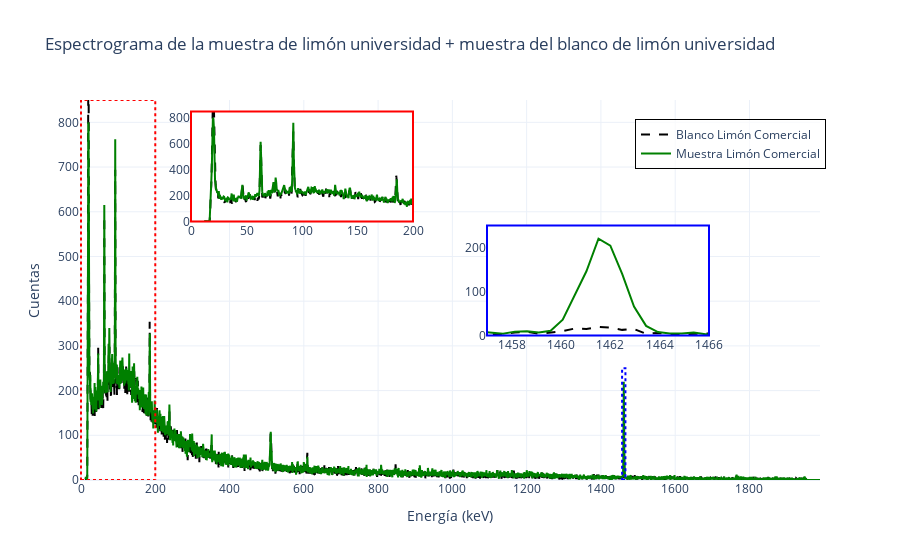
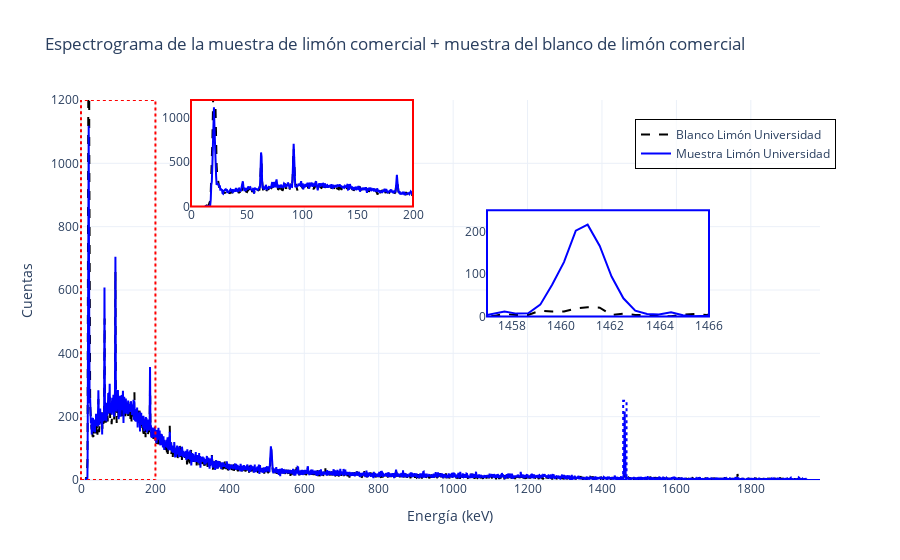
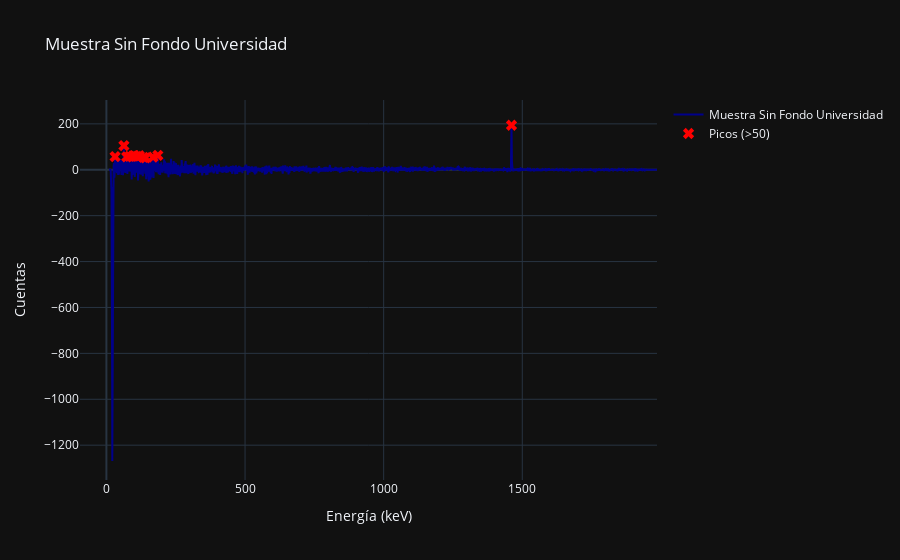
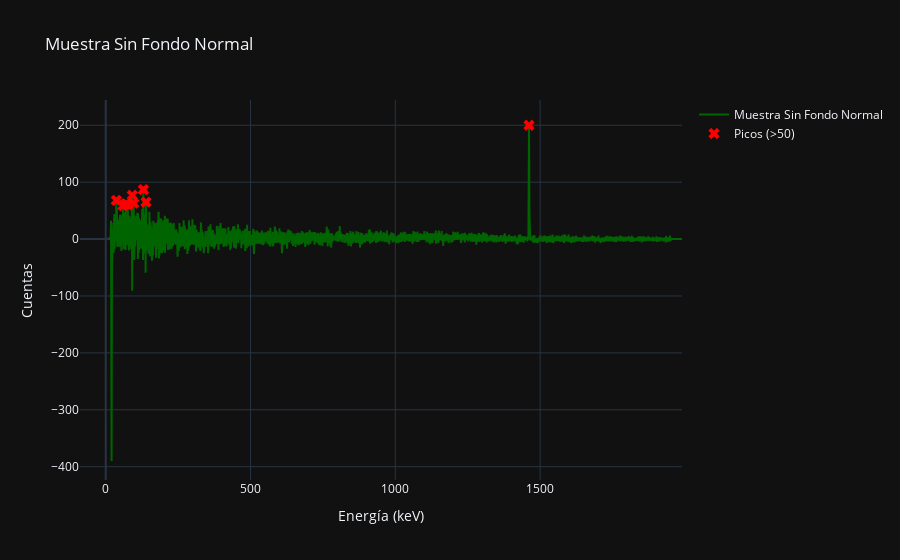

Notebook code cell kept with these figures, in order:
### Markdown cell above
## 1. Representación del espectrograma gamma obtenido y detección automática de picos.

### Code cell
import pandas as pd # Librería para trabjar con los archivos csv
import plotly.graph_objects as go # Esta librería nos permite generar gráficos interactivos, lo que hará que podamos seleccionar mejor las zonas donde existen los picos para poder compararlas entre sí
from scipy.signal import find_peaks # Esta librería es la que nos da los picos del csv con determinadas condiciones.
from plotly.subplots import make_subplots

# Cargamos los archivos CSV que obtuvimos del espectrometro gamma
# Necesitamos el enconding ya que el archivo no le lee como UTF-8 que es el que está por defecto en el comando
# Muestras

muestra_uib = pd.read_csv(r"C:\Users\kobej\OneDrive\Documentos\TFG\TFG_github\G1_Zumo_Limon_UIB.csv", encoding='ISO-8859-1') 
muestra_comercial = pd.read_csv(r"C:\Users\kobej\OneDrive\Documentos\TFG\TFG_github\G1_Zumo_Limon.csv", encoding='ISO-8859-1')

# Blancos

blanco_comercial = pd.read_csv(r"C:\Users\kobej\OneDrive\Documentos\TFG\TFG_github\G1_Blanco Limon.csv", encoding='ISO-8859-1')
blanco_uib = pd.read_csv(r"C:\Users\kobej\OneDrive\Documentos\TFG\TFG_github\G1_Blanco-limon-uib.csv", encoding='ISO-8859-1')

# Accedemos a las columnas 'Energía (keV)' y 'Cuentas' para representarlas.

energia_mcom = muestra_comercial['Energía (keV)']
cuentas_mcom = muestra_comercial['Cuentas']
energia_muib = muestra_uib['Energía (keV)']
cuentas_muib = muestra_uib['Cuentas']

energia_bcom = blanco_comercial['Energía (keV)']
cuentas_bcom = blanco_comercial['Cuentas']
energia_buib = blanco_uib['Energía (keV)']
cuentas_buib = blanco_uib['Cuentas']

# Ahora haremos la resta automática (esta no sustituye a la manual pero nos da una idea de cómo se verán las cosas)

cuentas_sfcom = cuentas_mcom - cuentas_bcom
cuentas_sfuib = cuentas_muib - cuentas_buib

# Ahora con estas cuentas sin fondo podremos detectar de manera automática dónde se encuentran los picos y facilitar su identificación

# Creamos la función que detecta los picos gracias a la función ya creada de la librería scypy
def detectar_picos(cuentas_sin_fondo, altura_minima=50, distancia_minima=10):
    picos, propiedades = find_peaks(cuentas_sin_fondo, height=altura_minima, distance=distancia_minima)
    valores_picos = propiedades['peak_heights'] # Nos da la altura del pico, dentro de propiedades hay más datos sobre el pico pero nos interesa sólo este.
    return picos, valores_picos

# Detectamos los picos solo en muestras sin fondo con altura > 50, ya que son las que nos aportarán información relevante ya que no detecta bien los picos del espectrograma debido a su forma.
picos_normal, valores_picos_normal = detectar_picos(cuentas_sfcom)
picos_universidad, valores_picos_universidad = detectar_picos(cuentas_sfuib)

# Crearemos ahora 4 gráficas que nos facilitarán el trabajo

# === FIGURA 1: Comercial ===
fig1 = go.Figure()

# Trazas principales
fig1.add_trace(go.Scatter(x=energia_bcom, y=cuentas_bcom, mode='lines',
                          name='Blanco Limón Comercial', line=dict(color='black', dash='dash')))
fig1.add_trace(go.Scatter(x=energia_mcom, y=cuentas_mcom, mode='lines',
                          name='Muestra Limón Comercial', line=dict(color='green')))

# Inset 1
fig1.add_trace(go.Scatter(x=energia_bcom, y=cuentas_bcom, mode='lines',
                          line=dict(color='black', dash='dash'), showlegend=False,
                          xaxis='x2', yaxis='y2'))
fig1.add_trace(go.Scatter(x=energia_mcom, y=cuentas_mcom, mode='lines',
                          line=dict(color='green'), showlegend=False,
                          xaxis='x2', yaxis='y2'))

# Inset 2
fig1.add_trace(go.Scatter(x=energia_bcom, y=cuentas_bcom, mode='lines',
                          line=dict(color='black', dash='dash'), showlegend=False,
                          xaxis='x3', yaxis='y3'))
fig1.add_trace(go.Scatter(x=energia_mcom, y=cuentas_mcom, mode='lines',
                          line=dict(color='green'), showlegend=False,
                          xaxis='x3', yaxis='y3'))

# Layout
fig1.update_layout(
    title="Espectrograma de la muestra de limón universidad + muestra del blanco de limón universidad",
    xaxis=dict(title="Energía (keV)"),
    yaxis=dict(title="Cuentas", range=[0, 850]),
    template="plotly_white",
    legend=dict(x=0.75, y=0.95, bgcolor="rgba(255,255,255,0.7)", bordercolor="black", borderwidth=1),

    # Inset positions
    xaxis2=dict(domain=[0.15, 0.45], anchor='y2', range=[0, 200], showgrid=False),
    yaxis2=dict(domain=[0.68, 0.97], anchor='x2', range=[0, 850], showgrid=False),

    xaxis3=dict(domain=[0.55, 0.85], anchor='y3', range=[1457, 1466], showgrid=False),
    yaxis3=dict(domain=[0.38, 0.67], anchor='x3', range=[0, 250], showgrid=False),

    shapes=[
        # Marco zona principal 0–200
        dict(type="rect", xref="x", yref="y", x0=0, x1=200, y0=0, y1=850,
             line=dict(color="red", width=2, dash="dot")),
        # Marco del inset correspondiente
        dict(type="rect", xref="x2 domain", yref="y2 domain", x0=0, x1=1, y0=0, y1=1,
             line=dict(color="red", width=2)),

        # Marco zona principal 1457–1486
        dict(type="rect", xref="x", yref="y", x0=1457, x1=1466, y0=0, y1=250,
             line=dict(color="blue", width=2, dash="dot")),
        # Marco del inset correspondiente
        dict(type="rect", xref="x3 domain", yref="y3 domain", x0=0, x1=1, y0=0, y1=1,
             line=dict(color="blue", width=2)),
    ]
)

# === FIGURA 2: Universidad ===
fig2 = go.Figure()

# Trazas principales
fig2.add_trace(go.Scatter(x=energia_buib, y=cuentas_buib, mode='lines',
                          name='Blanco Limón Universidad', line=dict(color='black', dash='dash')))
fig2.add_trace(go.Scatter(x=energia_muib, y=cuentas_muib, mode='lines',
                          name='Muestra Limón Universidad', line=dict(color='blue')))

# Inset 1
fig2.add_trace(go.Scatter(x=energia_buib, y=cuentas_buib, mode='lines',
                          line=dict(color='black', dash='dash'), showlegend=False,
                          xaxis='x2', yaxis='y2'))
fig2.add_trace(go.Scatter(x=energia_muib, y=cuentas_muib, mode='lines',
                          line=dict(color='blue'), showlegend=False,
                          xaxis='x2', yaxis='y2'))

# Inset 2
fig2.add_trace(go.Scatter(x=energia_buib, y=cuentas_buib, mode='lines',
                          line=dict(color='black', dash='dash'), showlegend=False,
                          xaxis='x3', yaxis='y3'))
fig2.add_trace(go.Scatter(x=energia_muib, y=cuentas_muib, mode='lines',
                          line=dict(color='blue'), showlegend=False,
                          xaxis='x3', yaxis='y3'))

# Layout
fig2.update_layout(
    title="Espectrograma de la muestra de limón comercial + muestra del blanco de limón comercial",
    xaxis=dict(title="Energía (keV)"),
    yaxis=dict(title="Cuentas", range=[0, 1200]),
    template="plotly_white",
    legend=dict(x=0.75, y=0.95, bgcolor="rgba(255,255,255,0.7)", bordercolor="black", borderwidth=1),

    # Inset positions (más arriba)
    xaxis2=dict(domain=[0.15, 0.45], anchor='y2', range=[0, 200], showgrid=False),
    yaxis2=dict(domain=[0.72, 1.0], anchor='x2', range=[0, 1200], showgrid=False),

    xaxis3=dict(domain=[0.55, 0.85], anchor='y3', range=[1457, 1466], showgrid=False),
    yaxis3=dict(domain=[0.43, 0.71], anchor='x3', range=[0, 250], showgrid=False),

    shapes=[
        # Marco zona principal 0–200
        dict(type="rect", xref="x", yref="y", x0=0, x1=200, y0=0, y1=1200,
             line=dict(color="red", width=2, dash="dot")),
        # Marco del inset correspondiente
        dict(type="rect", xref="x2 domain", yref="y2 domain", x0=0, x1=1, y0=0, y1=1,
             line=dict(color="red", width=2)),

        # Marco zona principal 1457–1486
        dict(type="rect", xref="x", yref="y", x0=1457, x1=1466, y0=0, y1=250,
             line=dict(color="blue", width=2, dash="dot")),
        # Marco del inset correspondiente
        dict(type="rect", xref="x3 domain", yref="y3 domain", x0=0, x1=1, y0=0, y1=1,
             line=dict(color="blue", width=2)),
    ]
)
# Gráfica 3: Muestra sin fondo UIB con picos
fig3 = go.Figure()
fig3.add_trace(go.Scatter(x=energia_muib, y=cuentas_sfuib, mode='lines', name='Muestra Sin Fondo Universidad', line=dict(color='darkblue')))
fig3.add_trace(go.Scatter(x=energia_muib[picos_universidad], y=valores_picos_universidad, mode='markers', name='Picos (>50)', marker=dict(color='red', symbol='x', size=10)))
fig3.update_layout(title="Muestra Sin Fondo Universidad", xaxis_title="Energía (keV)", yaxis_title="Cuentas", template="plotly_dark", showlegend=True)

# Gráfica 4: Muestra sin fondo comercial con picos
fig4 = go.Figure()
fig4.add_trace(go.Scatter(x=energia_mcom, y=cuentas_sfcom, mode='lines', name='Muestra Sin Fondo Normal', line=dict(color='darkgreen')))
fig4.add_trace(go.Scatter(x=energia_mcom[picos_normal], y=valores_picos_normal, mode='markers', name='Picos (>50)', marker=dict(color='red', symbol='x', size=10)))
fig4.update_layout(title="Muestra Sin Fondo Normal", xaxis_title="Energía (keV)", yaxis_title="Cuentas", template="plotly_dark", showlegend=True)

# Mostramos las gráficas + la información relevante de los picos

fig1.show()
fig2.show()

fig3.show()

print("Picos en la muestra sin fondo comercial (cuentas > 50):")
for energia, cuentas in zip(energia_mcom[picos_normal], valores_picos_normal):
    print(f"Energía (keV): {energia}, Cuentas: {cuentas:.0f}")

fig4.show()



print("Picos en la muestra sin fondo UIB (cuentas > 50):")
for energia, cuentas in zip(energia_muib[picos_universidad], valores_picos_universidad):
    print(f"Energía (keV): {energia}, Cuentas: {cuentas:.0f}")

### Figure 1 — Plotly figure (JSON) as saved in the notebook; plotly's stock layout.template omitted (floating-point values rounded to 4 significant figures; data arrays with more than 128 entries replaced by an {"elided": "..."} marker saying what was removed)
{"data": [{"line": {"color": "black", "dash": "dash"}, "mode": "lines", "name": "Blanco Limón Comercial", "type": "scatter", "x": {"elided": "4096 float values"}, "y": {"elided": "4096 int values"}}, {"line": {"color": "green"}, "mode": "lines", "name": "Muestra Limón Comercial", "type": "scatter", "x": {"elided": "4096 float values"}, "y": {"elided": "4096 int values"}}, {"line": {"color": "black", "dash": "dash"}, "mode": "lines", "showlegend": false, "type": "scatter", "x": {"elided": "4096 float values"}, "xaxis": "x2", "y": {"elided": "4096 int values"}, "yaxis": "y2"}, {"line": {"color": "green"}, "mode": "lines", "showlegend": false, "type": "scatter", "x": {"elided": "4096 float values"}, "xaxis": "x2", "y": {"elided": "4096 int values"}, "yaxis": "y2"}, {"line": {"color": "black", "dash": "dash"}, "mode": "lines", "showlegend": false, "type": "scatter", "x": {"elided": "4096 float values"}, "xaxis": "x3", "y": {"elided": "4096 int values"}, "yaxis": "y3"}, {"line": {"color": "green"}, "mode": "lines", "showlegend": false, "type": "scatter", "x": {"elided": "4096 float values"}, "xaxis": "x3", "y": {"elided": "4096 int values"}, "yaxis": "y3"}], "layout": {"legend": {"bgcolor": "rgba(255,255,255,0.7)", "bordercolor": "black", "borderwidth": 1, "x": 0.75, "y": 0.95}, "shapes": [{"line": {"color": "red", "dash": "dot", "width": 2}, "type": "rect", "x0": 0, "x1": 200, "xref": "x", "y0": 0, "y1": 850, "yref": "y"}, {"line": {"color": "red", "width": 2}, "type": "rect", "x0": 0, "x1": 1, "xref": "x2 domain", "y0": 0, "y1": 1, "yref": "y2 domain"}, {"line": {"color": "blue", "dash": "dot", "width": 2}, "type": "rect", "x0": 1457, "x1": 1466, "xref": "x", "y0": 0, "y1": 250, "yref": "y"}, {"line": {"color": "blue", "width": 2}, "type": "rect", "x0": 0, "x1": 1, "xref": "x3 domain", "y0": 0, "y1": 1, "yref": "y3 domain"}], "title": {"text": "Espectrograma de la muestra de limón universidad + muestra del blanco de limón universidad"}, "xaxis": {"title": {"text": "Energía (keV)"}}, "xaxis2": {"anchor": "y2", "domain": [0.15, 0.45], "range": [0, 200], "showgrid": false}, "xaxis3": {"anchor": "y3", "domain": [0.55, 0.85], "range": [1457, 1466], "showgrid": false}, "yaxis": {"range": [0, 850], "title": {"text": "Cuentas"}}, "yaxis2": {"anchor": "x2", "domain": [0.68, 0.97], "range": [0, 850], "showgrid": false}, "yaxis3": {"anchor": "x3", "domain": [0.38, 0.67], "range": [0, 250], "showgrid": false}}}

### Figure 2 — Plotly figure (JSON) as saved in the notebook; plotly's stock layout.template omitted (floating-point values rounded to 4 significant figures; data arrays with more than 128 entries replaced by an {"elided": "..."} marker saying what was removed)
{"data": [{"line": {"color": "black", "dash": "dash"}, "mode": "lines", "name": "Blanco Limón Universidad", "type": "scatter", "x": {"elided": "4096 float values"}, "y": {"elided": "4096 int values"}}, {"line": {"color": "blue"}, "mode": "lines", "name": "Muestra Limón Universidad", "type": "scatter", "x": {"elided": "4096 float values"}, "y": {"elided": "4096 int values"}}, {"line": {"color": "black", "dash": "dash"}, "mode": "lines", "showlegend": false, "type": "scatter", "x": {"elided": "4096 float values"}, "xaxis": "x2", "y": {"elided": "4096 int values"}, "yaxis": "y2"}, {"line": {"color": "blue"}, "mode": "lines", "showlegend": false, "type": "scatter", "x": {"elided": "4096 float values"}, "xaxis": "x2", "y": {"elided": "4096 int values"}, "yaxis": "y2"}, {"line": {"color": "black", "dash": "dash"}, "mode": "lines", "showlegend": false, "type": "scatter", "x": {"elided": "4096 float values"}, "xaxis": "x3", "y": {"elided": "4096 int values"}, "yaxis": "y3"}, {"line": {"color": "blue"}, "mode": "lines", "showlegend": false, "type": "scatter", "x": {"elided": "4096 float values"}, "xaxis": "x3", "y": {"elided": "4096 int values"}, "yaxis": "y3"}], "layout": {"legend": {"bgcolor": "rgba(255,255,255,0.7)", "bordercolor": "black", "borderwidth": 1, "x": 0.75, "y": 0.95}, "shapes": [{"line": {"color": "red", "dash": "dot", "width": 2}, "type": "rect", "x0": 0, "x1": 200, "xref": "x", "y0": 0, "y1": 1200, "yref": "y"}, {"line": {"color": "red", "width": 2}, "type": "rect", "x0": 0, "x1": 1, "xref": "x2 domain", "y0": 0, "y1": 1, "yref": "y2 domain"}, {"line": {"color": "blue", "dash": "dot", "width": 2}, "type": "rect", "x0": 1457, "x1": 1466, "xref": "x", "y0": 0, "y1": 250, "yref": "y"}, {"line": {"color": "blue", "width": 2}, "type": "rect", "x0": 0, "x1": 1, "xref": "x3 domain", "y0": 0, "y1": 1, "yref": "y3 domain"}], "title": {"text": "Espectrograma de la muestra de limón comercial + muestra del blanco de limón comercial"}, "xaxis": {"title": {"text": "Energía (keV)"}}, "xaxis2": {"anchor": "y2", "domain": [0.15, 0.45], "range": [0, 200], "showgrid": false}, "xaxis3": {"anchor": "y3", "domain": [0.55, 0.85], "range": [1457, 1466], "showgrid": false}, "yaxis": {"range": [0, 1200], "title": {"text": "Cuentas"}}, "yaxis2": {"anchor": "x2", "domain": [0.72, 1], "range": [0, 1200], "showgrid": false}, "yaxis3": {"anchor": "x3", "domain": [0.43, 0.71], "range": [0, 250], "showgrid": false}}}

### Figure 3 — Plotly figure (JSON) as saved in the notebook; plotly's stock layout.template omitted (floating-point values rounded to 4 significant figures; data arrays with more than 128 entries replaced by an {"elided": "..."} marker saying what was removed)
{"data": [{"line": {"color": "darkblue"}, "mode": "lines", "name": "Muestra Sin Fondo Universidad", "type": "scatter", "x": {"elided": "4096 float values"}, "y": {"elided": "4096 int values"}}, {"marker": {"color": "red", "size": 10, "symbol": "x"}, "mode": "markers", "name": "Picos (>50)", "type": "scatter", "x": [31.29, 63.09, 73.21, 83.81, 95.86, 100.7, 110.3, 119.0, 133.9, 141.2, 168.2, 185.5, 1461.0], "y": [57.0, 105.0, 56.0, 58.0, 60.0, 61.0, 58.0, 61.0, 54.0, 52.0, 55.0, 63.0, 194.0]}], "layout": {"showlegend": true, "title": {"text": "Muestra Sin Fondo Universidad"}, "xaxis": {"title": {"text": "Energía (keV)"}}, "yaxis": {"title": {"text": "Cuentas"}}}}

### Figure 4 — Plotly figure (JSON) as saved in the notebook; plotly's stock layout.template omitted (floating-point values rounded to 4 significant figures; data arrays with more than 128 entries replaced by an {"elided": "..."} marker saying what was removed)
{"data": [{"line": {"color": "darkgreen"}, "mode": "lines", "name": "Muestra Sin Fondo Normal", "type": "scatter", "x": {"elided": "4096 float values"}, "y": {"elided": "4096 int values"}}, {"marker": {"color": "red", "size": 10, "symbol": "x"}, "mode": "markers", "name": "Picos (>50)", "type": "scatter", "x": [36.63, 59.81, 69.95, 76.23, 91.69, 96.52, 129.8, 139.0, 1462.0], "y": [68.0, 59.0, 62.0, 60.0, 77.0, 63.0, 87.0, 65.0, 200.0]}], "layout": {"showlegend": true, "title": {"text": "Muestra Sin Fondo Normal"}, "xaxis": {"title": {"text": "Energía (keV)"}}, "yaxis": {"title": {"text": "Cuentas"}}}}
